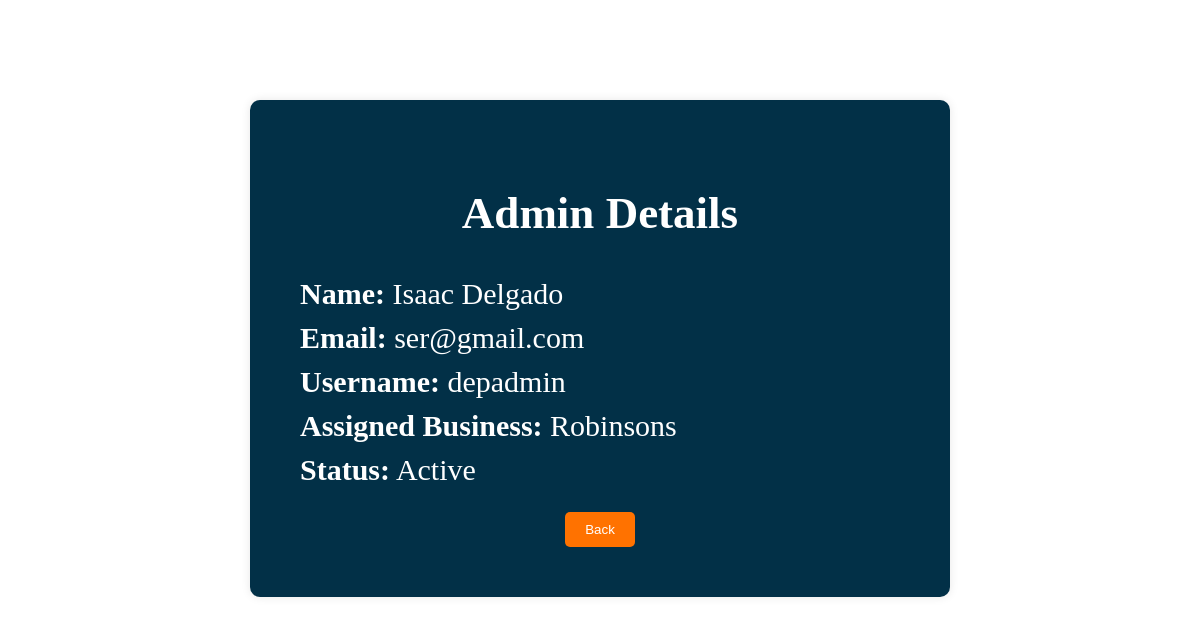
The page /superadmin/view_admin.php?id=10 on the database its author committed.
### tables this page shows
CREATE TABLE `useraccount` (
  `UserAccountID` int(11) NOT NULL,
  `Username` varchar(255) NOT NULL,
  `Password` varchar(255) NOT NULL,
  `Email` varchar(255) NOT NULL,
  `PhoneNumber` varchar(20) DEFAULT NULL,
  `UserFirstName` varchar(255) DEFAULT NULL,
  `UserLastName` varchar(255) DEFAULT NULL,
  `UserType` enum('customer','store_manager','admin','superadmin') NOT NULL,
  `BusinessID` int(11) DEFAULT NULL,
  `StoreID` int(11) DEFAULT NULL,
  `status` enum('active','inactive') DEFAULT 'active'
);

CREATE TABLE `businessinfo` (
  `BusinessID` int(11) NOT NULL,
  `BusinessName` varchar(255) NOT NULL,
  `Address` text NOT NULL,
  `BusinessContactNum` varchar(20) DEFAULT NULL,
  `BusinessLicense` varchar(100) DEFAULT NULL,
  `BIRnumber` varchar(50) DEFAULT NULL,
  `BusinessEmail` varchar(255) DEFAULT NULL,
  `status` enum('active','disabled') DEFAULT 'active',
  `Visibility` tinyint(1) DEFAULT 0
);

### superadmin/view_admin.php (the view, shortened to what this page needs)
<?php
include '../conn/conn.php';
$adminID = $_GET['id'];
$sql_admin = "SELECT ua.*, bi.BusinessName
              FROM UserAccount ua
              LEFT JOIN businessinfo bi ON ua.BusinessID = bi.BusinessID
              WHERE ua.UserAccountID = '$adminID'";
$result_admin = $conn->query($sql_admin);
if ($result_admin->num_rows > 0) {
    $admin = $result_admin->fetch_assoc();
} else {
    echo "<script>alert('Admin not found.'); window.location.href = 'manage_admins.php';</script>";
    exit();
}
?>
<!DOCTYPE html>
<html lang="en">
<head>
</head>
<body>
<div class="container">
    <h2>Admin Details</h2>
    <div class="admin-details">
        <p><strong>Name:</strong> <?php echo htmlspecialchars($admin['UserFirstName'] . " " . $admin['UserLastName']); ?></p>
        <p><strong>Email:</strong> <?php echo htmlspecialchars($admin['Email']); ?></p>
        <p><strong>Username:</strong> <?php echo htmlspecialchars($admin['Username']); ?></p>
        <p><strong>Assigned Business:</strong> <?php echo htmlspecialchars($admin['BusinessName'] ?: 'Unassigned'); ?></p>
        <p><strong>Status:</strong> <?php echo ucfirst($admin['status']); ?></p>
    </div>
    <div class="button-group">
        <button onclick="window.location.href='manage_admins.php'">Back</button>
    </div>
</div>
</body>
</html>

### superadmin/view_admin.php (style rules this page uses)
body { background: #ffff; }
.container { max-width: 600px; font-size: 30px; margin: 100px auto; padding: 50px; background: #023047; border-radius: 10px; box-shadow: 0 0 10px rgba(0, 0, 0, 0.1); }
h2 { color: #ffff; text-align: center; }
.admin-details p { font-size: 30px; margin: 10px 0; }
p { color: #ffff; }
.button-group { text-align: center; margin-top: 20px; }
.button-group button { padding: 10px 20px; background-color: #ff7200; color: #fff; border: none; border-radius: 5px; cursor: pointer; }

### rows shown on the page
useraccount: UserFirstName+UserLastName "Isaac Delgado", Email "ser@gmail.com", Username "depadmin", BusinessID.BusinessName "Robinsons", status "Active"
